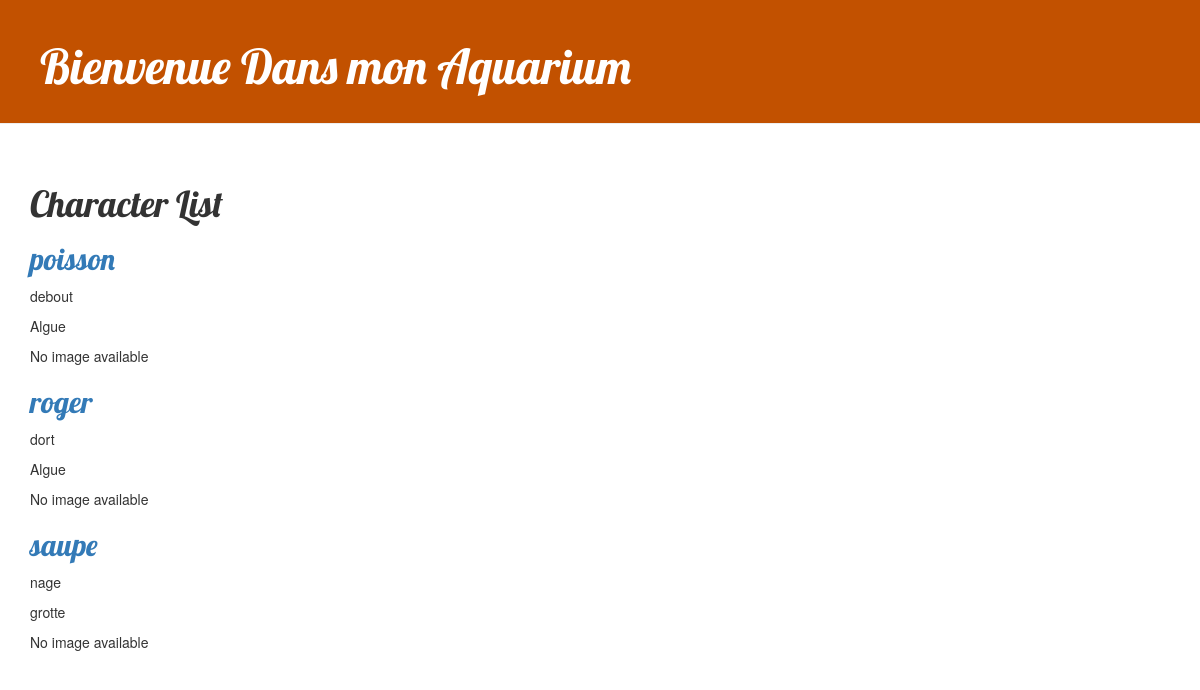
The app's page /, older data.
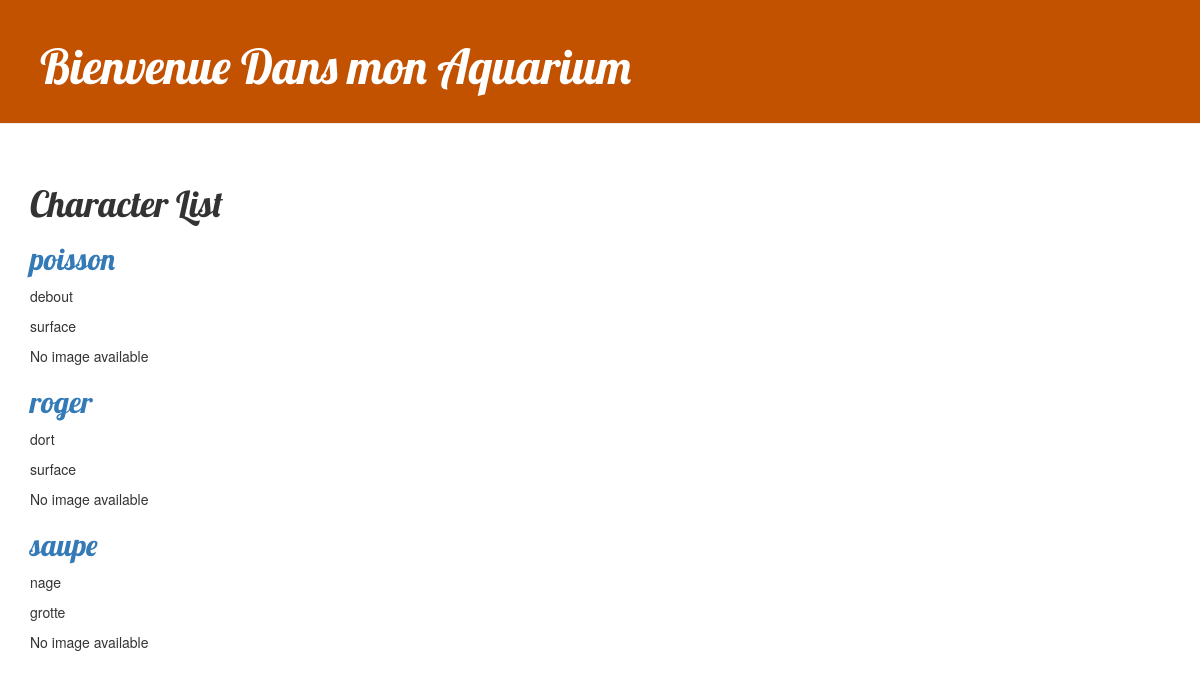
The same page, newer data.
### blog/models.py (models this page shows, shortened)
class Character(models.Model):
    id_character = models.CharField(max_length=100, primary_key=True)
    etat = models.CharField(max_length=20, blank = True)
    type = models.CharField(max_length=20, blank = True)
    team = models.CharField(max_length=20, blank = True)
    photo = models.CharField(max_length=200, blank= True)
    image = models.ImageField(upload_to='character_images/', null=True, blank=True)  #  image
    lieu = models.ForeignKey(Equipement, on_delete=models.CASCADE, null=True)

class Equipement(models.Model):
    id_equip = models.CharField(max_length=100, primary_key=True)
    disponibilite = models.CharField(max_length=20)
    photo = models.CharField(max_length=200, blank = True)
    def __str__(self):
        return self.id_equip

### blog/views.py (the view, shortened to what this page needs)
# urls.py: path('', views.character_list, name='character_list'),
def character_list(request):
    characters = Character.objects.all()
    return render(request, 'blog/character_list.html', {'characters': characters})

### blog/templates/blog/character_list.html
{% extends 'blog/base.html' %}
{% block content %}
    <h1>Character List</h1>
    {% for character in characters %}
        <article class="character">
            <h2><a href="{% url 'character_detail' id_character=character.id_character %}">{{ character.id_character }}</a></h2>
            <p>{{ character.etat }}</p>
            <p>{{ character.lieu }}</p>
            {% if character.image %}
                <img src="{{ character.image.url }}" alt="{{ character.id_character }}" />
            {% else %}
                <p>No image available</p>
            {% endif %}
        </article>
    {% endfor %}
{% endblock %}

Row changes from the older to the newer data that the page shows:
changed Character "poisson": lieu "Algue" → "surface"
changed Character "roger": lieu "Algue" → "surface"
